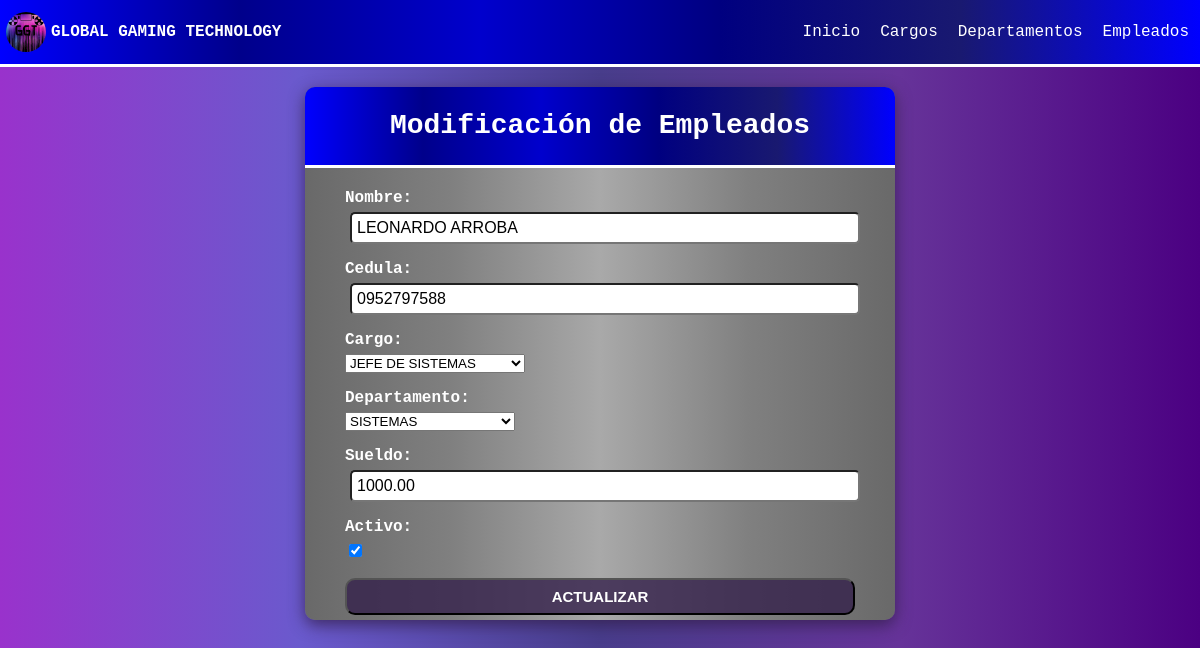
The page /editar_empleado/7 on the database its author committed.
### appnomina/models.py (models this page shows, shortened)
class Empleado(models.Model):
    id = models.AutoField(primary_key=True)
    nombre = models.CharField(max_length=30, blank=False, null=True)
    cedula = models.CharField(max_length=10, blank=False, null=True)
    cargo = models.ForeignKey(Cargo, on_delete=models.CASCADE)
    departamento = models.ForeignKey(Departamento, on_delete=models.CASCADE)
    sueldo = models.DecimalField(max_digits=10, decimal_places=2)
    activo = models.BooleanField(default=True)
    fecha_creacion = models.DateTimeField(auto_now_add=False, auto_now=True)
    class Meta:
        verbose_name = "Empleado"
        verbose_name_plural = "Empleados"
        ordering = ['id']

### appnomina/views.py (the view)
# urls.py: path('editar_empleado/<int:id>',editarEmpleado,name="editar_empleado" ),
def editarEmpleado(request,id):
    error,empleado_form=None,None
    try:
        empleado = Empleado.objects.get(id=id)
        if request.method == "GET":
           empleado_form = EmpleadoForm(instance=empleado)
        else:
           empleado_form = EmpleadoForm(request.POST,instance=empleado)
           if empleado_form.is_valid():
                empleado_form.save()
                return redirect('empleado')
    except Exception as e:
        error=e
    empleados = Empleado.objects.all()
    return render(request, "pages/editar_empleado.html", {'empleadoForm': empleado_form, 'empleados':empleados, 'accion':'Actualizar'})

### appnomina/forms.py
class EmpleadoForm(forms.ModelForm):
    class Meta:
        model = Empleado
        fields = ['id','nombre','cedula','cargo','departamento','sueldo','activo']
        widgets = {
            'nombre':forms.TextInput(attrs={
                'placeholder':'Ingrese Nombre',
                'class':'form-group',
                'required':True
            }),
            'cedula':forms.TextInput(attrs={
                'placeholder':'Ingrese Cedula',
                'class':'form-group',
                'type':"number",
                'required':True
            }),
            'sueldo':forms.TextInput(attrs={
                'placeholder':'Ingrese Sueldo',
                'class':'form-group',
                'type':'number',
                'required':True
            }),
        }

### appnomina/models.py (called while the page is built)
    def __str__(self):
        return self.descripcion

    def __str__(self):
        return self.descripcion

### templates/pages/editar_empleado.html (shortened to what this page needs)
{% extends "inicio.html" %}
{% load static %}
{% block css %}
   <link rel="stylesheet" href="{% static 'css/form.css' %}" />
{% endblock %}
{% block contenido %}
  <section class="form-container">
    <div class="form-header" >
      <h1>Modificación de Empleados</h1>
    </div>
    <form method="POST" id="form-empleado" class="form">
        {{ empleadoForm.as_p }}
          <button
            id="id"
            type="submit"
            name="enviar">
            {{ accion }}
          </button>
    </form>
  </section>
{% endblock %}

### static/css/estilos.css (style rules this page uses)
body { background-image: linear-gradient(to right, DarkOrchid, SlateBlue, DarkSlateBlue,RebeccaPurple,Indigo); font-family: 'Courier New', Courier, monospace; }

### static/css/main.css (style rules this page uses)
:root { --primary-color: #321e49c7; --secundary-color: #9c000e; --boton-success:#81f0b2; --boton-secundary:#273377; --boton-warning:#fe9a2a; --boton-cancelar:#fe4093; --font-size:16px; --font-color:#000; --font-color-reverse:#fff; }
html { box-sizing: border-box; font-size: var(--font-size); scroll-behavior: smooth; color:var(--font-color); }
*,*:before,*:after { box-sizing: inherit; }
body { margin:0; overflow-x: hidden; box-sizing: inherit }

### static/css/form.css (style rules this page uses)
.form-container { background-image: linear-gradient(to right, DimGray, Gray, DarkGray, Gray, DimGray); max-width: 50%; min-width: 240px; border-radius: 10px; box-shadow: 0px 5px 16px 0px var(--primary-color); overflow: hidden; color: var(--font-color-reverse); font-weight: 900; margin: 0 auto; }
.form-header { background-image: linear-gradient(to right, Blue, DarkBlue, MediumBlue, Navy, MidnightBlue, Blue); padding: 1px; text-align: center; border-bottom: 3px solid var(--font-color-reverse); line-height: 30px; }
.form-header h1 { color: white; font-size: 28px; }
form { padding: 5px 40px; }
.form-group input, .form-group select, .form-group textarea, .form-group { display: block; width: 100%; padding: 5px; margin: 5px; font-size: 1rem; border-radius: 5px; }
.form label { margin: 5px auto; display: block; }
.form button { display: block; width: 100%; padding: 8px; background: var(--primary-color); border-radius: 10px; color: var(--font-color-reverse); cursor: pointer; font-weight: 900; font-size: 15px; text-transform: uppercase; transition: background-color 0.3s ease-in-out; }

### rows shown on the page
Empleado: nombre "LEONARDO ARROBA", cedula "0952797588", cargo "JEFE DE SISTEMAS", departamento "SISTEMAS", sueldo "1000.00", activo "☑"

### other values the page prints
{{ accion }} "ACTUALIZAR"
